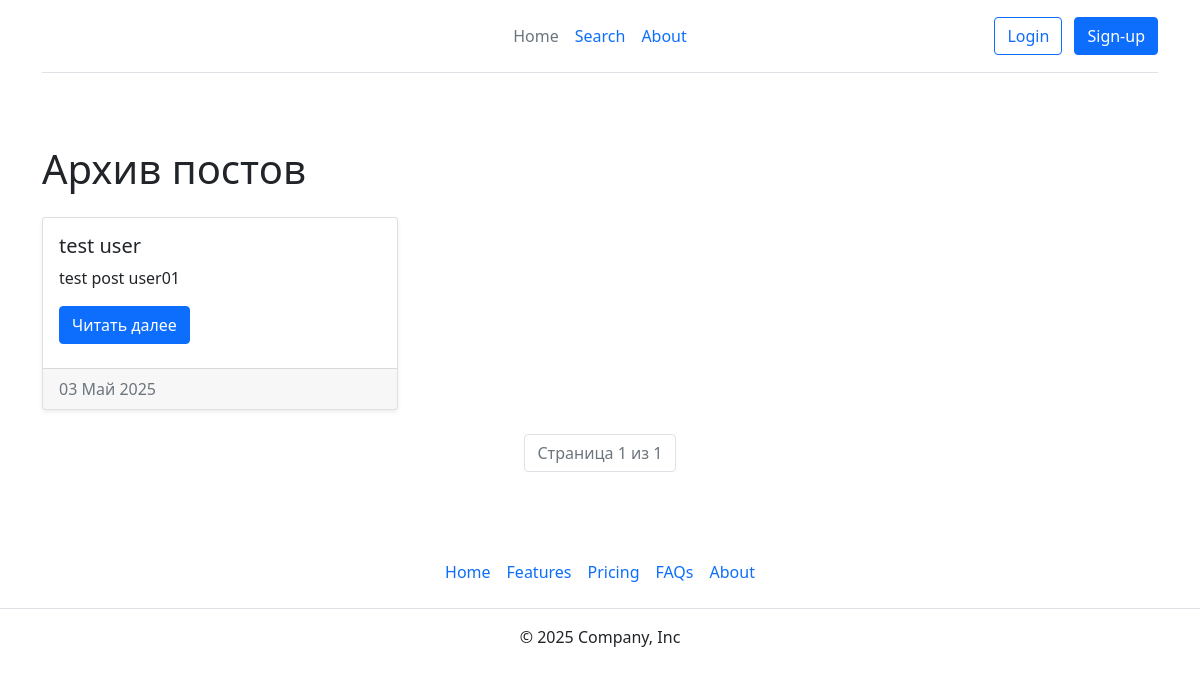
/post-archive, run on an earlier commit of the app's database.
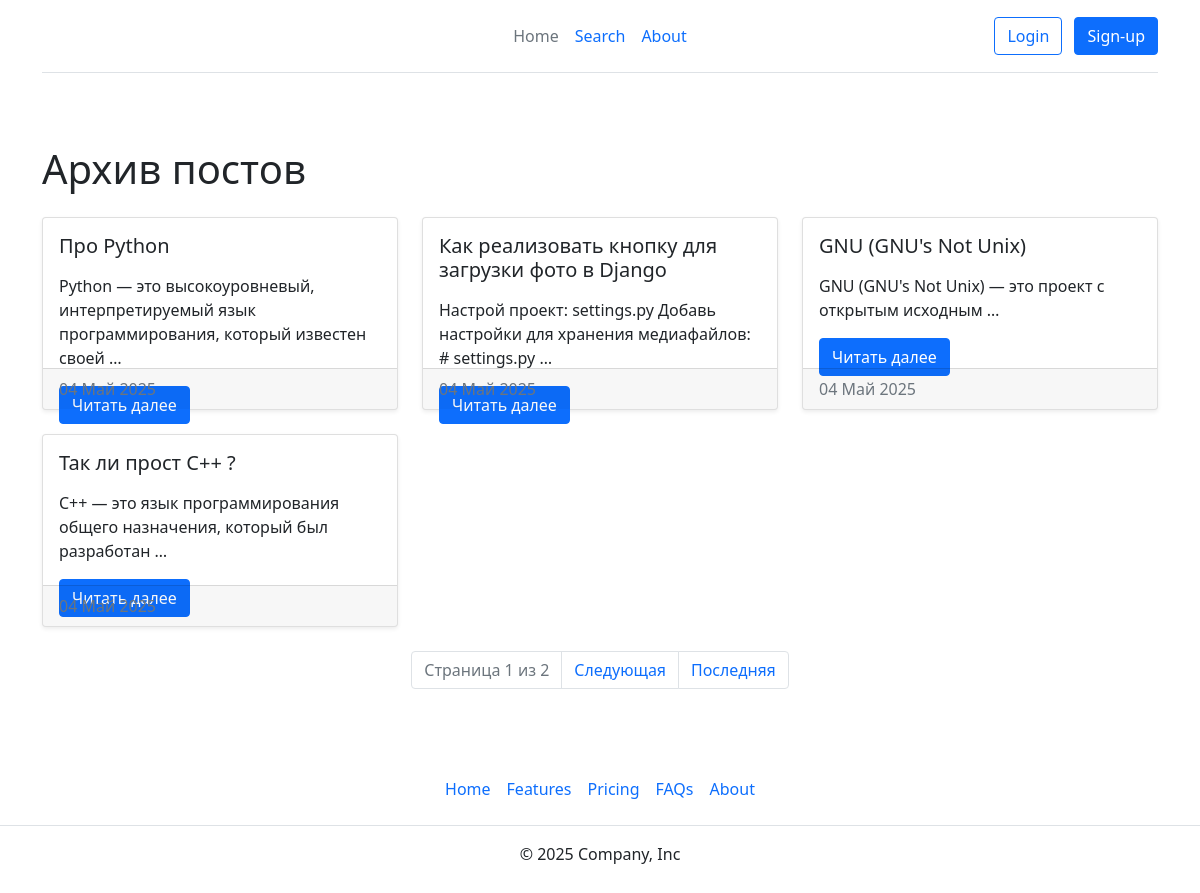
And on a later commit of the database.
### blog/models.py (models this page shows, shortened)
class Post(models.Model):
    title = models.CharField(max_length=200)
    slug = models.SlugField(max_length=200, unique=True, blank=True)
    body = RichTextUploadingField()
    created_at = models.DateTimeField(auto_now=True)
    published = models.BooleanField(default=True)
    author = models.ForeignKey(User, on_delete=models.CASCADE)
    tags = models.ManyToManyField(Tag, blank=True)
    class Meta:
        ordering = ['-created_at']
    def get_absolute_url(self):
        return reverse('post_detail', args=[self.slug])

### blog/views.py (the view)
# urls.py: path('post-archive', ArchivePost, name='post_atchive'),
def ArchivePost(request):
    post_list = Post.objects.filter(published=False)
    paginator = Paginator(post_list, 4)
    page_num = request.GET.get('page')  # Получаем текущую страницу из GET-запроса
    page_obj = paginator.get_page(page_num)
    return render(request, 'blog/post_archive.html', {'posts': page_obj})

### templates/blog/post_archive.html (shortened to what this page needs)
{% extends 'base.html' %}
{% block content %}
<div class="container py-5">
    <h1 class="mb-4">Архив постов</h1>
    <div class="row">
      {% for post in posts %}
        <div class="col-md-4 mb-4">
          <div class="card shadow-sm custom-card-sm">
            <div class="card-body">
              <h5 class="card-title card-title-custom">{{ post.title }}</h5>
              <p class="card-text">{{ post.body|truncatewords:10|safe }}</p>
              <a href="{{ post.get_absolute_url }}" class="btn btn-primary btn-custom-primary">Читать далее</a>
            </div>
            <div class="card-footer text-muted">
              {{ post.created_at|date:"d M Y" }}
            </div>
          </div>
        </div>
      {% endfor %}
    </div>
    <nav aria-label="Страница архива">
      <ul class="pagination justify-content-center">
        <li class="page-item disabled">
          <span class="page-link">Страница {{ posts.number }} из {{ posts.paginator.num_pages }}</span>
        </li>
        {% if posts.has_next %}
          <li class="page-item">
            <a class="page-link" href="?page={{ posts.next_page_number }}">Следующая</a>
          </li>
          <li class="page-item">
            <a class="page-link" href="?page={{ posts.paginator.num_pages }}">Последняя</a>
          </li>
        {% endif %}
      </ul>
    </nav>
  </div>
{% endblock %}

What changed in the data, as far as the page shows it:
no longer on this page (row unchanged): Post: title "test user", body "test post user01", created_at "03 Май 2025"
now on this page (row edited): Post: title "Про Python", body "Python — это высокоуровневый, интерпретируемый язык программирования, который известен своей …", created_at "04 Май 2025"
now on this page (row edited): Post: title "Как реализовать кнопку для загрузки фото в Django", body "Настрой проект: settings.py Добавь настройки для хранения медиафайлов: # settings.py …", created_at "04 Май 2025"
now on this page (row edited): Post: title "GNU (GNU's Not Unix)", body "GNU (GNU's Not Unix) — это проект с открытым исходным …", created_at "04 Май 2025"
now on this page (row edited): Post: title "Так ли прост C++ ?", body "C++ — это язык программирования общего назначения, который был разработан …", created_at "04 Май 2025"
Also different on the page:
{{ posts.paginator.num_pages }}: "1" → "2"
text now shown: "Следующая Последняя"
